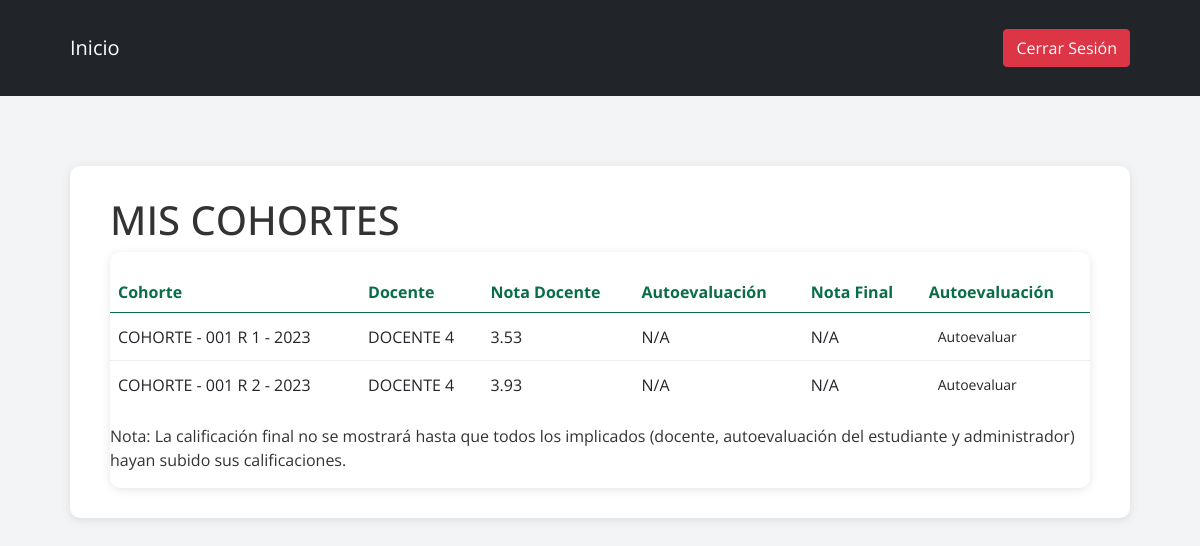
The app's page /view_cohorts_student (signed in), older data.
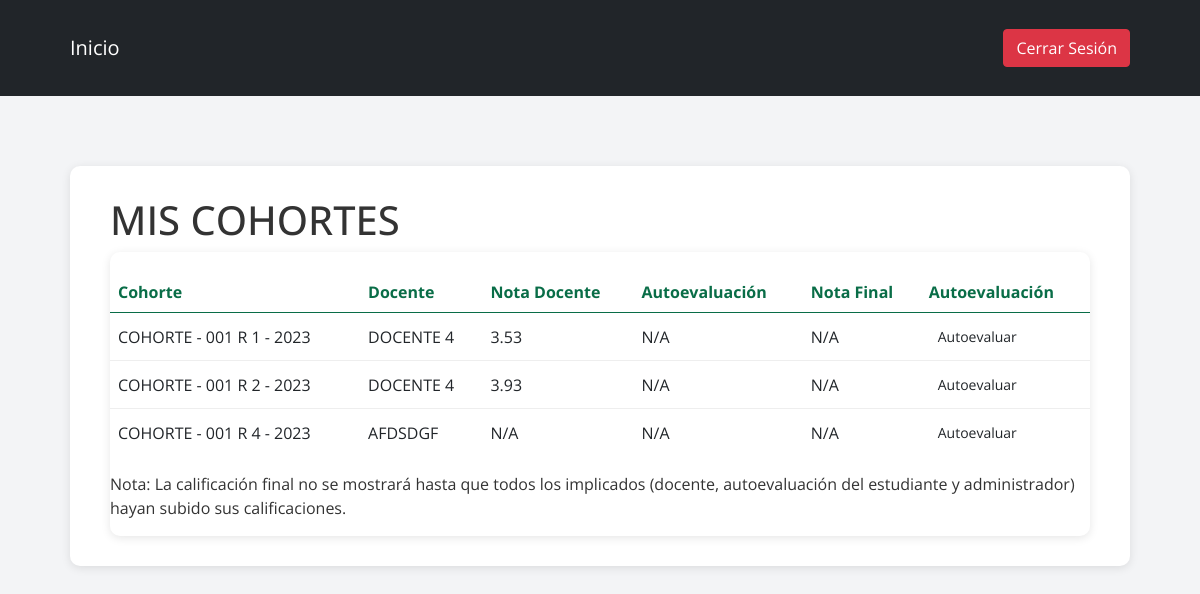
The same page, newer data.
### models.py (models this page shows, shortened)
class BaseModel(db.Model):
    __abstract__ = True
    created_at = db.Column(db.DateTime, default=current_time_in_bogota)
    updated_at = db.Column(
        db.DateTime, default=current_time_in_bogota, onupdate=current_time_in_bogota
    )
    created_by = db.Column(db.String(50), nullable=True)
    modified_by = db.Column(db.String(50), nullable=True)

class Cohort(BaseModel):
    __tablename__ = "cohort"
    id = db.Column(db.Integer, primary_key=True)
    name = db.Column(db.String(50), nullable=False)
    year_id = db.Column(db.Integer, db.ForeignKey("year.id"), nullable=False)
    teacher_id = db.Column(db.Integer, db.ForeignKey("user.id"), nullable=False)
    year = db.relationship("Year", back_populates="cohorts")
    teacher = db.relationship("User", backref="taught_cohorts")
    students = db.relationship("User", secondary="grade", back_populates="joined_cohorts")
    rotaciones = db.relationship("Rotacion", back_populates="cohort", cascade="all, delete-orphan")

class Year(BaseModel):
    __tablename__ = "year"
    id = db.Column(db.Integer, primary_key=True)
    name = db.Column(db.String(20), nullable=False, unique=True)
    teacher_id = db.Column(db.Integer, db.ForeignKey("user.id"), nullable=False)
    cohorts = db.relationship(
        "Cohort", back_populates="year", cascade="all, delete-orphan"
    )

class User(BaseModel, UserMixin):
    __tablename__ = "user"
    id = db.Column(db.Integer, primary_key=True)
    identificacion = db.Column(db.Integer, nullable=False, unique=True)
    tipo_identificacion = db.Column(db.String(2), nullable=False)
    full_name = db.Column(db.String(50), nullable=False)
    password = db.Column(db.String(255), nullable=False)
    email = db.Column(db.String(100), nullable=False, unique=True)
    sexo = db.Column(db.String(10), nullable=False)  # Masculino, Femenino, Otro
    telefono = db.Column(db.String(20), nullable=True)
    direccion_residencia = db.Column(db.String(255), nullable=True)
    profile_id = db.Column(db.Integer, db.ForeignKey("profile.id"), nullable=False)
    is_active = db.Column(db.Boolean, default=True, nullable=False)
    pin_security = db.Column(db.String(6), nullable=True)
    cohorts = db.relationship("Cohort", back_populates="teacher")
    profile = db.relationship("Profile", back_populates="users")
    universidad_id = db.Column(db.Integer, db.ForeignKey("universidad.id"), nullable=True)
    universidad = db.relationship("Universidad", back_populates="students", lazy="select")
    grades = db.relationship(
        "Grade", back_populates="student", cascade="all, delete-orphan"
    )
    cohort = db.relationship("Cohort", back_populates="students")
    especializacion_id = db.Column(db.Integer, db.ForeignKey("especializacion.id"), nullable=True)
    especializacion = db.relationship("Especializacion", back_populates="docentes")
    joined_cohorts = db.relationship("Cohort", secondary="grade", back_populates="students")

class Grade(BaseModel):
    __tablename__ = "grade"
    id = db.Column(db.Integer, primary_key=True)
    teacher_grade = db.Column(db.Float)
    self_evaluation = db.Column(db.Float)
    final_grade = db.Column(db.Float)
    student_id = db.Column(db.Integer, db.ForeignKey("user.id"), nullable=False)
    cohort_id = db.Column(db.Integer, db.ForeignKey("cohort.id"), nullable=False)
    student = db.relationship("User", back_populates="grades")

### app.py (the view)
@app.route("/view_cohorts_student", methods=["GET", "POST"])
def view_cohorts_student():
    student_cohorts = current_user.joined_cohorts
    grades = []
    for cohort in student_cohorts:
        grade = Grade.query.filter_by(
            student_id=current_user.id, cohort_id=cohort.id
        ).first()
        if grade:
            if (
                grade.teacher_grade is not None
                and grade.self_evaluation is not None
            ):
                grade.final_grade = (
                    grade.teacher_grade + grade.teacher_grade + grade.self_evaluation
                ) / 3
                db.session.commit()  # Save the updated final_grade to database
        grades.append(grade)
    combined_data = zip(student_cohorts, grades)
    return render_template("view_cohorts_student.html", combined_data=combined_data)

### app.py (called while the page is built)
@login_manager.user_loader
def load_user(user_id):
    return User.query.get(int(user_id))

### templates/view_cohorts_student.html (shortened to what this page needs)
<!DOCTYPE html>
<html>
<head>
    <link rel="stylesheet" href="{{ url_for('static', filename='css/bootstrap.min.css') }}">
</head>
<body>
    <nav class="navbar navbar-expand-lg navbar-dark bg-dark nav-custom-radius">
        <div class="container">
            <a class="navbar-brand" href="{{ url_for('student_dashboard') }}">Inicio</a>
            <div class="ml-auto">
                <a href="{{ url_for('logout') }}" class="btn btn-danger">Cerrar Sesión</a>
            </div>
        </div>
    </nav>
    <div class="container">
        <div class="card">
            <div class="card-body">
                <h1 class="card-title">MIS COHORTES</h1>
                <div class="table-responsive">
                    <table class="table align-middle">
                        <thead>
                            <tr>
                                <th>Cohorte</th>
                                <th>Docente</th>
                                <th>Nota Docente</th>
                                <th>Autoevaluación</th>
                                <th>Nota Final</th>
                                <th>Autoevaluación</th>
                            </tr>
                        </thead>
                        <tbody>
                            {% for cohort, grade in combined_data %}
                            <tr>
                                <td>{{ cohort.name }} - {{ cohort.year.name }}</td>
                                <td>{{ cohort.teacher.full_name }}</td>
                                <td>{{ grade.teacher_grade|round(2) if grade and grade.teacher_grade is not none else
                                    "N/A" }}</td>
                                <td>{{ grade.self_evaluation|round(2) if grade and grade.self_evaluation is not none
                                    else "N/A" }}</td>
                                <td>{{ grade.final_grade|round(2) if grade and grade.final_grade is not none else "N/A"
                                    }}</td>
                                <td><a href="{{ url_for('student_self_grade', student_id=current_user.id, cohort_id=cohort.id) }}"
                                        class="btn btn-custom btn-sm">Autoevaluar</a></td>
                            </tr>
                            {% endfor %}
                        </tbody>
                    </table>
                    <p>Nota: La calificación final no se mostrará hasta que todos los implicados (docente,
                        autoevaluación del estudiante y administrador) hayan subido sus calificaciones.</p>
                </div>
            </div>
        </div>
    </div>
</body>
</html>

### templates/view_cohorts_student.html (style rules this page uses)
body { background-color: #f3f4f6; font-family: 'Open Sans', sans-serif; margin: 0; padding: 0; color: #333; }
h1, h2 { margin-bottom: 20px; }
.container { max-width: 1100px; margin: auto; padding: 20px; }
.table-responsive { border-radius: 10px; overflow: hidden; box-shadow: 0 2px 10px rgba(0, 0, 0, 0.1); }
table { width: 100%; border-collapse: collapse; margin-top: 20px; }
th { background-color: #343a40; color: #096d47; padding: 15px 20px; }
td { padding: 15px 20px; border-bottom: 1px solid #eee; }
tr:last-child td { border-bottom: none; }
.navbar { margin-bottom: 50px; }
.card { border: none; border-radius: 10px; box-shadow: 0 2px 10px rgba(0, 0, 0, 0.1); }
.card-body { padding: 30px 40px; }

Row changes from the older to the newer data that the page shows:
added Cohort: name "COHORTE - 001 R 4", year.name "2023", teacher.full_name "AFDSDGF", teacher_grade "N/A", self_evaluation "N/A", final_grade "N/A"
